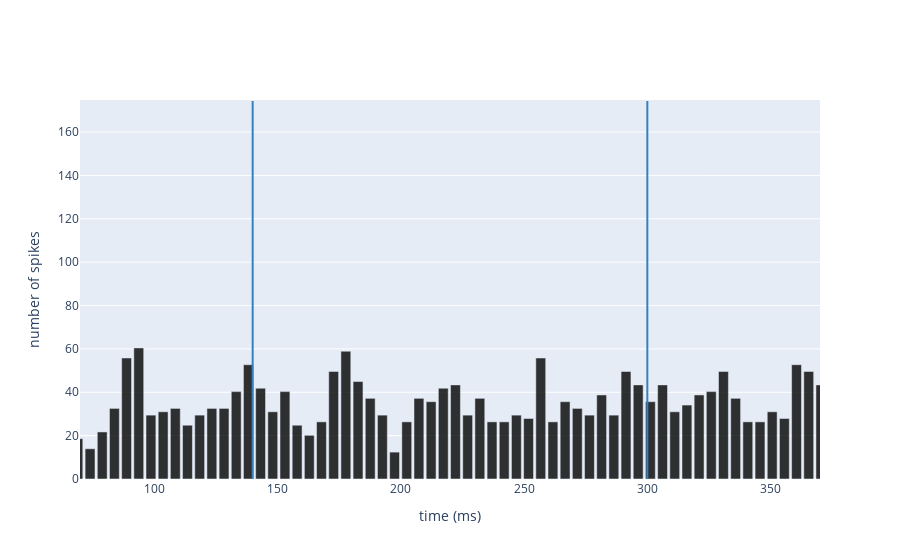

Notebook cell for this chart:
### Markdown cell above
<div align=justify>Plot the histogram of spikes. 
For all cell type you can observe an increased firing rate during the Conditioned Stimulus, whose amount depends on the balance between excitatory and inhibitory input received by that neural population. For neurons receiving also the Unconditioned Stimulus through Inferior Olive connections, you can observe pause and/or bursting responses, resulting from E-GLIF dynamics and network topology. For Molecular Layer Interneurons, the spillover-mediated connections from Inferior Olive cause a delayed increase of firing rate following the US.</div>

### Code cell
metrics(times, TOT_DURATION, neuron_models, CELL_TO_PLOT)

### Figure 1 — Plotly figure (JSON) as saved in the notebook; plotly's stock layout.template omitted (floating-point values rounded to 4 significant figures)
{"data": [{"marker": {"color": "rgba(0, 0, 0, .8)"}, "type": "bar", "width": 4, "x": [0, 4.938, 9.877, 14.81, 19.75, 24.69, 29.63, 34.57, 39.51, 44.44, 49.38, 54.32, 59.26, 64.2, 69.14, 74.07, 79.01, 83.95, 88.89, 93.83, 98.77, 103.7, 108.6, 113.6, 118.5, 123.5, 128.4, 133.3, 138.3, 143.2, 148.1, 153.1, 158.0, 163.0, 167.9, 172.8, 177.8, 182.7, 187.7, 192.6, 197.5, 202.5, 207.4, 212.3, 217.3, 222.2, 227.2, 232.1, 237.0, 242.0, 246.9, 251.9, 256.8, 261.7, 266.7, 271.6, 276.5, 281.5, 286.4, 291.4, 296.3, 301.2, 306.2, 311.1, 316.0, 321.0, 325.9, 330.9, 335.8, 340.7, 345.7, 350.6, 355.6, 360.5, 365.4, 370.4, 375.3, 380.2, 385.2, 390.1, 395.1], "y": [164.3, 66.67, 12.4, 4.651, 3.101, 3.101, 6.202, 9.302, 18.6, 20.16, 44.96, 94.57, 46.51, 48.06, 18.6, 13.95, 21.71, 32.56, 55.81, 60.47, 29.46, 31.01, 32.56, 24.81, 29.46, 32.56, 32.56, 40.31, 52.71, 41.86, 31.01, 40.31, 24.81, 20.16, 26.36, 49.61, 58.91, 44.96, 37.21, 29.46, 12.4, 26.36, 37.21, 35.66, 41.86, 43.41, 29.46, 37.21, 26.36, 26.36, 29.46, 27.91, 55.81, 26.36, 35.66, 32.56, 29.46, 38.76, 29.46, 49.61, 43.41, 35.66, 43.41, 31.01, 34.11, 38.76, 40.31, 49.61, 37.21, 26.36, 26.36, 31.01, 27.91, 52.71, 49.61, 43.41, 40.31, 41.86, 12.4, 26.36, 23.26]}], "layout": {"scene": {"aspectmode": "data"}, "shapes": [{"line": {"color": "rgb(55, 128, 191)", "width": 2}, "type": "line", "x0": 140, "x1": 140, "y0": 0, "y1": 174.3}, {"line": {"color": "rgb(55, 128, 191)", "width": 2}, "type": "line", "x0": 300, "x1": 300, "y0": 0, "y1": 174.3}], "xaxis": {"range": [70, 370], "title": {"text": "time (ms)"}}, "yaxis": {"title": {"text": "number of spikes"}}}}
